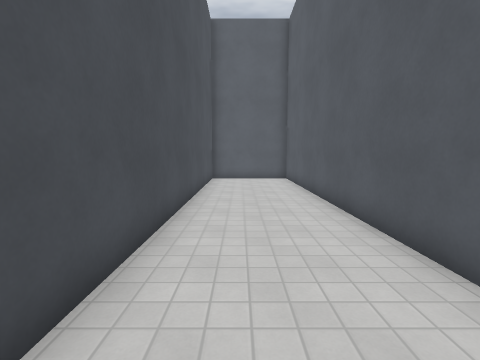
View 1 (above)

16 first-person views from a walk through a 3-D level made in the Godot game engine. The camera is 1.5 m above the floor, tilts 6° down and sees 85° across. The floor is counted in squares, 1 m on a side. Each view is taken from the middle of a square. On the plan, view 1 faces up. The plan holds only what a view shows up to about 14 squares ahead; the rest is blank. The place goes on beyond the plan. Characters and animated objects are not drawn. Surface patterns are stand-ins for the level's own textures.

View 2
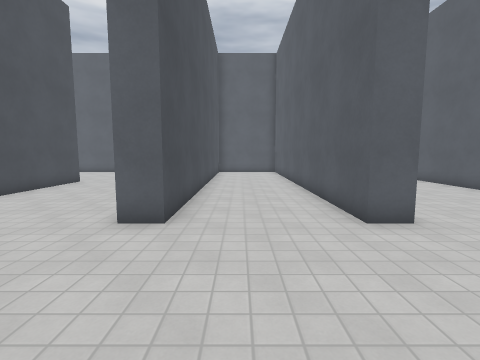

View 3
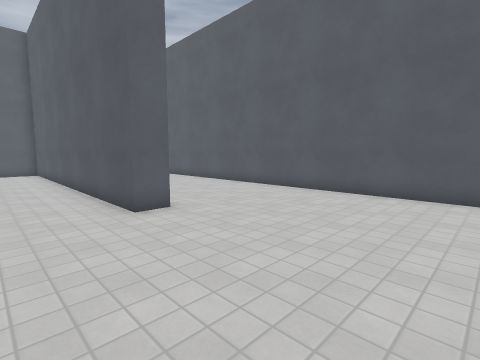

View 4
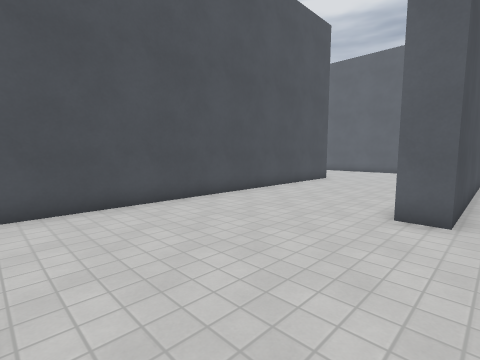

View 5
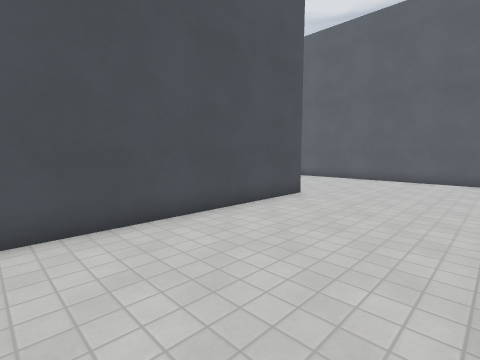

View 6
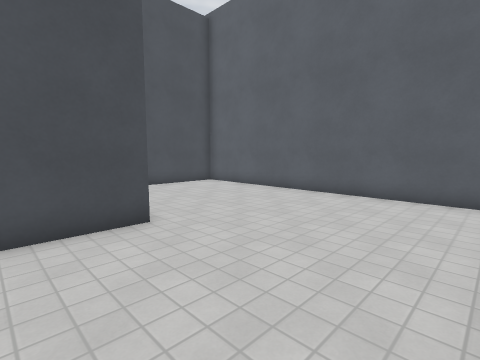

View 7
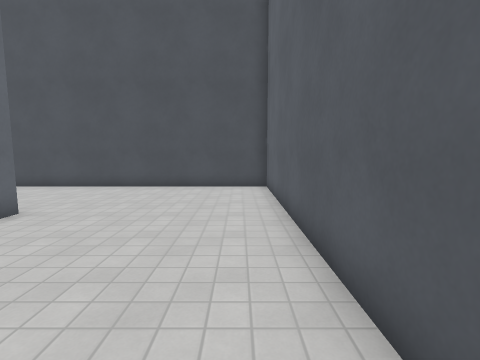

View 8
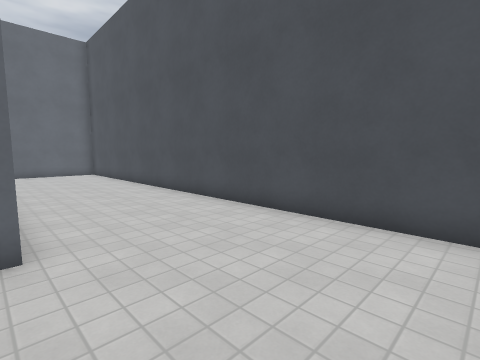

View 9
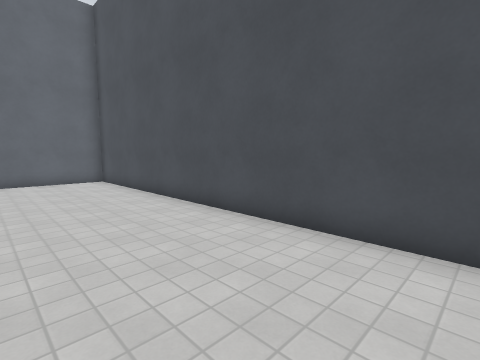

View 10
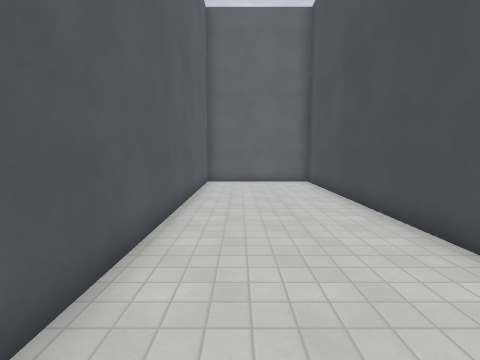

View 11
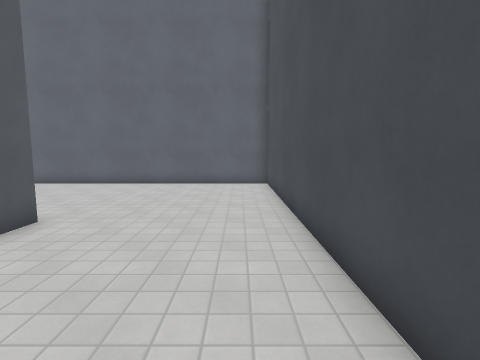

View 12
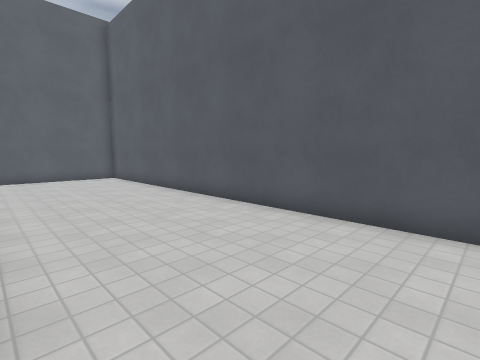

View 13
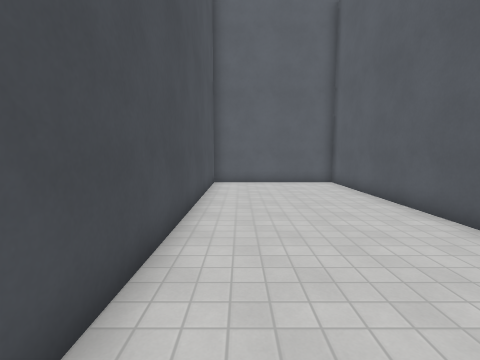

View 14
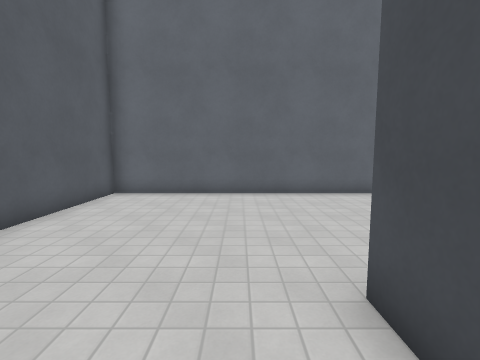

View 15
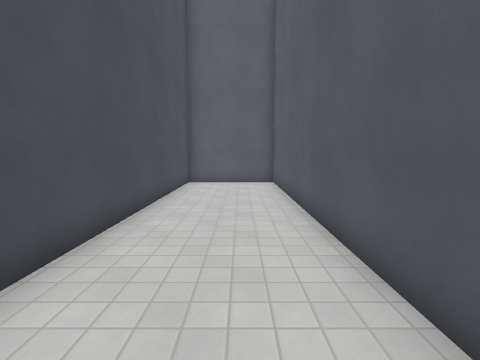

View 16
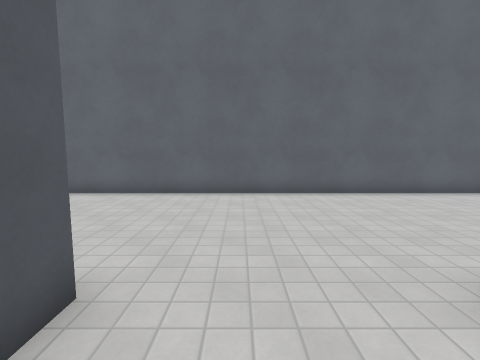

### Floor plan
Points are (right, up) in squares from view 1. A wall is a line through its corners. A room is listed if a view was taken in it or the views show most of it. See-through windows are left out.
Room 1 (views 1, 2, 3, 4, 5, 6, 7, 8, 9, 10, 11, 12, 13, 14, 15, 16)
walls: (-8.3, 8.6) (-8.3, -6.6) (9.7, -6.6) (9.7, 15.2) (3.6, 15.2); (3.7, 1.8) (3.7, 0.4) (2.7, 0.4) (2.7, 15.2) (-1.6, 15.2) (-1.6, 0.4) (-2.6, 0.4) (-2.6, 1.4); (-9.4, 8.6) (-8.9, 8.6); (-3.3, 15.2) (-14.5, 15.2) (-14.5, -6.6) (-9.3, -6.6) (-9.3, 5.4); (3.7, 14.9) (3.7, 3.2)

Where each view was taken, in squares from view 1:
view 1: 0 up, 0 right, facing up
view 2: 5 down, 0 right, facing up
view 3: 6 down, 0 right, facing up-right
view 4: 6 down, 1 left, facing up-left
view 5: 0 up, 3 left, facing up-left
view 6: 6 up, 3 left, facing up-left
view 7: 14 up, 3 left, facing left
view 8: 13 up, 9 left, facing down-left
view 9: 8 up, 10 left, facing down-left
view 10: 7 up, 11 left, facing down
view 11: 6 up, 7 left, facing down
view 12: 1 down, 4 right, facing up-right
view 13: 2 up, 5 right, facing up
view 14: 3 up, 5 right, facing down
view 15: 2 up, 1 right, facing up
view 16: 3 up, 1 right, facing down
